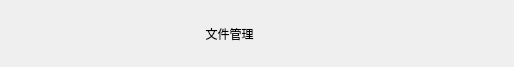
<?xml version="1.0" encoding="UTF-8"?>
<ui version="4.0">
 <class>TitleBar</class>
 <widget class="QWidget" name="TitleBar">
  <property name="geometry">
   <rect>
    <x>0</x>
    <y>0</y>
    <width>514</width>
    <height>67</height>
   </rect>
  </property>
  <property name="sizePolicy">
   <sizepolicy hsizetype="Expanding" vsizetype="Preferred">
    <horstretch>0</horstretch>
    <verstretch>0</verstretch>
   </sizepolicy>
  </property>
  <property name="minimumSize">
   <size>
    <width>0</width>
    <height>31</height>
   </size>
  </property>
  <property name="styleSheet">
   <string notr="true">QMenuBar {
  background-color: transparent;
  height: 23px;
}

#iconButton, #minimizeButton, #maximizeButton, #closeButton {
  border-style: none;
  background-color: transparent;
}

#minimizeButton:hover, #maximizeButton:hover {
  background-color: #80c7c7c7;
}

#minimizeButton:pressed, #maximizeButton:pressed {
  background-color: #80808080;
}

#closeButton:hover {
  background-color: #e81123;
  icon: url(:/images/button_close_white.svg);
}

#closeButton:pressed {
  background-color: #8c0a15;
}</string>
  </property>
  <layout class="QVBoxLayout" name="verticalLayout" stretch="1">
   <property name="spacing">
    <number>0</number>
   </property>
   <property name="leftMargin">
    <number>0</number>
   </property>
   <property name="topMargin">
    <number>0</number>
   </property>
   <property name="rightMargin">
    <number>0</number>
   </property>
   <property name="bottomMargin">
    <number>0</number>
   </property>
   <item>
    <widget class="QWidget" name="title" native="true">
     <property name="minimumSize">
      <size>
       <width>350</width>
       <height>31</height>
      </size>
     </property>
     <property name="maximumSize">
      <size>
       <width>16777215</width>
       <height>31</height>
      </size>
     </property>
     <layout class="QHBoxLayout" name="horizontalLayout" stretch="0,0,2,0,0,0">
      <property name="spacing">
       <number>0</number>
      </property>
      <property name="leftMargin">
       <number>0</number>
      </property>
      <property name="topMargin">
       <number>0</number>
      </property>
      <property name="rightMargin">
       <number>0</number>
      </property>
      <property name="bottomMargin">
       <number>0</number>
      </property>
      <item>
       <widget class="QPushButton" name="iconButton">
        <property name="sizePolicy">
         <sizepolicy hsizetype="Fixed" vsizetype="Fixed">
          <horstretch>0</horstretch>
          <verstretch>0</verstretch>
         </sizepolicy>
        </property>
        <property name="minimumSize">
         <size>
          <width>30</width>
          <height>30</height>
         </size>
        </property>
        <property name="maximumSize">
         <size>
          <width>30</width>
          <height>30</height>
         </size>
        </property>
        <property name="focusPolicy">
         <enum>Qt::NoFocus</enum>
        </property>
        <property name="iconSize">
         <size>
          <width>24</width>
          <height>24</height>
         </size>
        </property>
       </widget>
      </item>
      <item>
       <widget class="QWidget" name="menuWidget" native="true">
        <property name="minimumSize">
         <size>
          <width>50</width>
          <height>31</height>
         </size>
        </property>
        <property name="maximumSize">
         <size>
          <width>16777215</width>
          <height>31</height>
         </size>
        </property>
        <layout class="QHBoxLayout" name="menuLayout"/>
       </widget>
      </item>
      <item>
       <widget class="QLabel" name="titleLabel">
        <property name="sizePolicy">
         <sizepolicy hsizetype="MinimumExpanding" vsizetype="Preferred">
          <horstretch>0</horstretch>
          <verstretch>0</verstretch>
         </sizepolicy>
        </property>
        <property name="font">
         <font>
          <family>Segoe UI</family>
          <pointsize>9</pointsize>
         </font>
        </property>
        <property name="text">
         <string>文件管理</string>
        </property>
        <property name="alignment">
         <set>Qt::AlignCenter</set>
        </property>
       </widget>
      </item>
      <item>
       <widget class="QPushButton" name="minimizeButton">
        <property name="sizePolicy">
         <sizepolicy hsizetype="Fixed" vsizetype="Fixed">
          <horstretch>0</horstretch>
          <verstretch>0</verstretch>
         </sizepolicy>
        </property>
        <property name="minimumSize">
         <size>
          <width>45</width>
          <height>30</height>
         </size>
        </property>
        <property name="maximumSize">
         <size>
          <width>45</width>
          <height>30</height>
         </size>
        </property>
        <property name="focusPolicy">
         <enum>Qt::NoFocus</enum>
        </property>
        <property name="contextMenuPolicy">
         <enum>Qt::NoContextMenu</enum>
        </property>
        <property name="toolTip">
         <string>Minimize</string>
        </property>
        <property name="icon">
         <iconset resource="../images.qrc">
          <normaloff>:/images/button_minimize_black.svg</normaloff>:/images/button_minimize_black.svg</iconset>
        </property>
        <property name="iconSize">
         <size>
          <width>45</width>
          <height>30</height>
         </size>
        </property>
       </widget>
      </item>
      <item>
       <widget class="QPushButton" name="maximizeButton">
        <property name="sizePolicy">
         <sizepolicy hsizetype="Fixed" vsizetype="Fixed">
          <horstretch>0</horstretch>
          <verstretch>0</verstretch>
         </sizepolicy>
        </property>
        <property name="minimumSize">
         <size>
          <width>45</width>
          <height>30</height>
         </size>
        </property>
        <property name="maximumSize">
         <size>
          <width>45</width>
          <height>30</height>
         </size>
        </property>
        <property name="focusPolicy">
         <enum>Qt::NoFocus</enum>
        </property>
        <property name="contextMenuPolicy">
         <enum>Qt::NoContextMenu</enum>
        </property>
        <property name="toolTip">
         <string>Maximize</string>
        </property>
        <property name="icon">
         <iconset resource="../images.qrc">
          <normaloff>:/images/button_maximize_black.svg</normaloff>
          <normalon>:/images/button_restore_black.svg</normalon>:/images/button_maximize_black.svg</iconset>
        </property>
        <property name="iconSize">
         <size>
          <width>45</width>
          <height>30</height>
         </size>
        </property>
        <property name="checkable">
         <bool>true</bool>
        </property>
       </widget>
      </item>
      <item>
       <widget class="QPushButton" name="closeButton">
        <property name="sizePolicy">
         <sizepolicy hsizetype="Fixed" vsizetype="Fixed">
          <horstretch>0</horstretch>
          <verstretch>0</verstretch>
         </sizepolicy>
        </property>
        <property name="minimumSize">
         <size>
          <width>45</width>
          <height>30</height>
         </size>
        </property>
        <property name="maximumSize">
         <size>
          <width>45</width>
          <height>30</height>
         </size>
        </property>
        <property name="focusPolicy">
         <enum>Qt::NoFocus</enum>
        </property>
        <property name="contextMenuPolicy">
         <enum>Qt::NoContextMenu</enum>
        </property>
        <property name="toolTip">
         <string>Close</string>
        </property>
        <property name="icon">
         <iconset resource="../images.qrc">
          <normaloff>:/images/button_close_black.svg</normaloff>:/images/button_close_black.svg</iconset>
        </property>
        <property name="iconSize">
         <size>
          <width>45</width>
          <height>30</height>
         </size>
        </property>
       </widget>
      </item>
     </layout>
    </widget>
   </item>
  </layout>
 </widget>
 <layoutdefault spacing="6" margin="11"/>
 <resources>
  <include location="../images.qrc"/>
 </resources>
 <connections/>
</ui>
